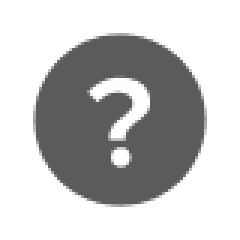
#> input picture src/assets/img/help.png, 80 x 80 px, found by its file name (shown 3 times larger)
$ python generate-sprite.py
#> lines starting #> are read from the running program, lines starting #| are printed output that depends on the picture
#!/usr/bin/env python
# -*- coding: utf-8 -*-
"""
自动生成雪碧图工具
将所有控制按钮图标合并成一张雪碧图，并生成对应的CSS代码
"""

import os
from PIL import Image
import json

# 配置
IMG_DIR = 'docs/assets/img'
OUTPUT_SPRITE = 'docs/assets/img/controls-sprite.png'
OUTPUT_CSS = 'docs/assets/css/sprite-generated.css'

# 需要合并的图标列表（按类别分组）
ICONS = {
    'help': [
        'help.png',
        'help_hover.png',
        'help_dark.png',
        'help_hover_dark.png'
    ],
    'play': [
        'play_Default.png',
        'play_hover.png',
        'play_press.png',
        'play_Default_dark.png',
        'play_hover_dark.png',
        'play_press_dark.png'
    ],
    'stop': [
        'stop_Default.png',
        'stop_hover.png',
        'stop_press.png',
        'stop_Default_dark.png',
        'stop_hover_dark.png',
        'stop_press_dark.png'
    ],
    'mute': [
        'mute_Default.png',
        'mute_hover.png',
        'mute_press.png',
        'mute_on_Default.png',
        'mute_on_hover.png',
        'mute_on_press.png',
        'mute_disabled.png',
        'mute_Default_dark.png',
        'mute_hover_dark.png',
        'mute_press_dark.png',
        'mute_on_Default_dark.png',
        'mute_on_hover_dark.png',
        'mute_on_press_dark.png',
        'mute_disabled_dark.png'
    ],
    'zoom': [
        'zoom_in.png',
        'zoom_in_hover.png',
        'zoom_out.png',
        'zoom_out_hover.png',
        'zoom_in_dark.png',
        'zoom_in_hover_dark.png',
        'zoom_out_dark.png',
        'zoom_out_hover_dark.png'
    ],
    'one2one': [
        'one2one.png',
        'one2one_hover.png',
        'one2one_dark.png',
        'one2one_hover_dark.png'
    ],
    'contain': [
        'contain.png',
        'contain_hover.png',
        'contain_dark.png',
        'contain_hover_dark.png'
    ],
    'recover': [
        'recover.png',
        'recover_dark.png',
    ],
    'close': [
        'close.png',
        'close_dark.png',
    ],
    'back': [
        'back.png',
        'back_dark.png',
    ],
    'minimize': [
        'minimize.png',
        'minimize_hover.png',
        'minimize_dark.png',
        'minimize_hover_dark.png',
    ],
    'maximize': [
        'maximize.png',
        'maximize_hover.png',
        'maximize_dark.png',
        'maximize_hover_dark.png',
    ],
    'mini_play': [
        'mini_play.png',
        'mini_play_hover.png',
        'mini_play_dark.png',
        'mini_play_hover_dark.png',
    ],
    'mini_stop': [
        'mini_stop.png',
        'mini_stop_hover.png',
        'mini_stop_dark.png',
        'mini_stop_hover_dark.png',
    ],
    'mini_mute': [
        'mini_mute.png',
        'mini_mute_hover.png',
        'mini_mute_dark.png',
        'mini_mute_hover_dark.png',
        'mini_mute_disabled.png',
        'mini_mute_disabled_dark.png',
        'mini_mute_on.png',
        'mini_mute_on_hover.png',
        'mini_mute_on_dark.png',
        'mini_mute_on_hover_dark.png',
    ],
    'AI_img': [
        'AI_img.png',
        'AI_img_hover.png',
        'AI_img_dark.png',
        'AI_img_hover_dark.png',
    ]
}


def generate_sprite():
    """生成雪碧图"""
    print("🎨 开始生成雪碧图...")

    # 收集所有图标文件
    all_icons = []
    icon_positions = {}

    for category, icons in ICONS.items():
        for icon in icons:
            icon_path = os.path.join(IMG_DIR, icon)
            if os.path.exists(icon_path):
                all_icons.append((icon, icon_path))
            else:
                print(f"⚠️  图标不存在: {icon}")

    if not all_icons:
        print("❌ 没有找到任何图标文件")
        return False

    print(f"✅ 找到 {len(all_icons)} 个图标文件")

    # 获取图标尺寸（假设所有图标尺寸一致或分类一致）
    first_img = Image.open(all_icons[0][1])
#> first_img is the input picture: PIL image 80x80 RGBA; mean R, G, B, A 43.3, 43.3, 43.3, 102.2
    icon_width = first_img.width
#> icon_width = 80
    icon_height = first_img.height
#> icon_height = 80
    first_img.close()

    print(f"📐 图标尺寸: {icon_width}x{icon_height}px")
#| 📐 图标尺寸: 80x80px

    # 计算雪碧图尺寸（横向排列，每行10个）
    icons_per_row = 10
    rows = (len(all_icons) + icons_per_row - 1) // icons_per_row
    sprite_width = icon_width * icons_per_row
#> sprite_width = 800
    sprite_height = icon_height * rows
#> sprite_height = 80

    print(
        f"📊 雪碧图尺寸: {sprite_width}x{sprite_height}px ({icons_per_row}列 x {rows}行)")
#| 📊 雪碧图尺寸: 800x80px (10列 x 1行)

    # 创建雪碧图
    sprite = Image.new('RGBA', (sprite_width, sprite_height), (0, 0, 0, 0))
#> sprite: PIL image 800x80 RGBA; every value is 0

    # 粘贴图标并记录位置
    for idx, (icon_name, icon_path) in enumerate(all_icons):
        img = Image.open(icon_path)

        # 确保图像模式为RGBA，保持透明通道
        if img.mode != 'RGBA':
            img = img.convert('RGBA')

        # 计算位置
        col = idx % icons_per_row
        row = idx // icons_per_row
        x = col * icon_width
#> x = 0
        y = row * icon_height
#> y = 0

        # 直接粘贴原始尺寸，不做任何缩放或重采样
        sprite.paste(img, (x, y), img)
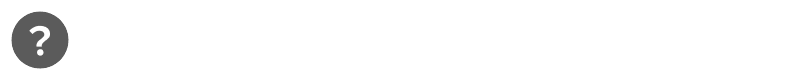
#> sprite: PIL image 800x80 RGBA; mean R, G, B, A 4.2, 4.2, 4.2, 10.1; transparent parts drawn white
        img.close()

        # 记录位置（CSS 使用负值）
        icon_positions[icon_name] = {
            'x': -x,
            'y': -y,
            'width': icon_width,
            'height': icon_height
        }

        print(f"  📍 {icon_name}: ({x}px, {y}px)")
#|   📍 help.png: (0px, 0px)
#> pass 2 of the loop in generate_sprite, `for idx, (icon_name, icon_path) in enumerate(all_icons):`:
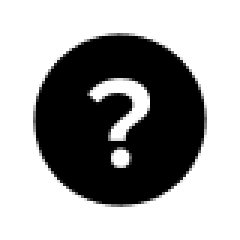
#> input picture src/assets/img/help_hover.png, 80 x 80 px, found by its file name (shown 3 times larger)
#> in generate_sprite, img is the input picture: PIL image 80x80 RGBA; mean R, G, B, A 8.5, 8.5, 8.5, 102.2
#> in generate_sprite, `sprite.paste(img, (x, y), img)`:
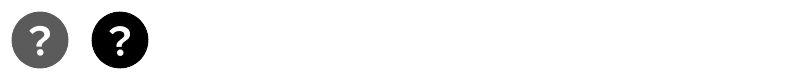
#> sprite: PIL image 800x80 RGBA; mean R, G, B, A 5, 5, 5, 20.2; transparent parts drawn white
#|   📍 help_hover.png: (80px, 0px)
#> pass 3 of the loop in generate_sprite, `for idx, (icon_name, icon_path) in enumerate(all_icons):`:
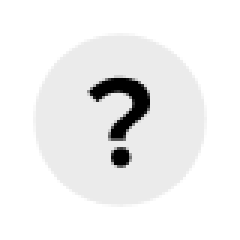
#> input picture src/assets/img/help_dark.png, 80 x 80 px, found by its file name (shown 3 times larger)
#> in generate_sprite, img is the input picture: PIL image 80x80 RGBA; mean R, G, B, A 89.9, 89.9, 89.9, 102.2
#> in generate_sprite, `sprite.paste(img, (x, y), img)`:
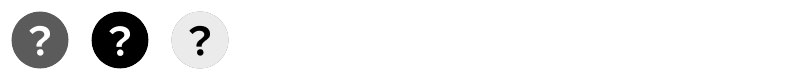
#> sprite: PIL image 800x80 RGBA; mean R, G, B, A 13.7, 13.7, 13.7, 30.3; transparent parts drawn white
#|   📍 help_dark.png: (160px, 0px)
#> the loop made 6 passes; the first 3 are shown

    # 保存雪碧图（不压缩，保持最高质量）
    sprite.save(OUTPUT_SPRITE, 'PNG', compress_level=0)
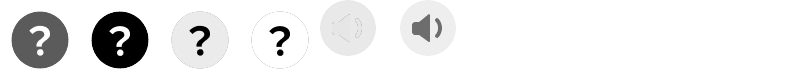
#> saved as controls-sprite.png: PIL image 800x80 RGBA; mean R, G, B, A 28, 28, 28, 45; transparent parts drawn white
    print(f"✅ 雪碧图已保存: {OUTPUT_SPRITE}")

    # 生成CSS
    generate_css(icon_positions, icon_width, icon_height)

    # 保存位置信息为JSON（方便调试）
    json_path = OUTPUT_SPRITE.replace('.png', '.json')
    with open(json_path, 'w', encoding='utf-8') as f:
        json.dump(icon_positions, f, indent=2, ensure_ascii=False)
    print(f"✅ 位置信息已保存: {json_path}")

    return True


def generate_css(positions, width, height):
    """生成CSS代码"""
#> called with width = 80, height = 80
    print("\n🎨 生成CSS代码...")

    css_lines = [
        "/* 自动生成的雪碧图样式 - 请勿手动编辑 */",
        "/* 生成时间: " +
        __import__('datetime').datetime.now().strftime(
            '%Y-%m-%d %H:%M:%S') + " */",
        "",
        "/* 雪碧图基础样式 */",
        ".sprite-icon {",
        f"  background-image: url('../img/controls-sprite.png');",
        "  background-repeat: no-repeat;",
        "  display: inline-block;",
        "}",
        ""
    ]

    # 按类别生成CSS
    for category, icons in ICONS.items():
        css_lines.append(f"/* {category.upper()} 图标 */")

        for icon_name in icons:
            if icon_name not in positions:
                continue

            pos = positions[icon_name]
            class_name = icon_name.replace('.png', '').replace('_', '-')

            css_lines.append(f".sprite-{class_name} {{")
            css_lines.append(
                f"  background-position: {pos['x']}px {pos['y']}px;")
            css_lines.append(f"  width: {pos['width']}px;")
            css_lines.append(f"  height: {pos['height']}px;")
            css_lines.append("}")

        css_lines.append("")

    # 添加使用示例
    css_lines.extend([
        "/* 使用示例：",
        " * 播放按钮:",
        " * .play-btn {",
        " *   background-image: url('../img/controls-sprite.png');",
        " *   background-position: -0px -0px;  // play_Default.png的位置",
        " *   width: 28px;",
        " *   height: 28px;",
        " * }",
        " * ",
        " * 或者使用 sprite-play-Default 类名",
        " */"
    ])

    css_content = '\n'.join(css_lines)

    with open(OUTPUT_CSS, 'w', encoding='utf-8') as f:
        f.write(css_content)

    print(f"✅ CSS已生成: {OUTPUT_CSS}")
    print("\n💡 提示: 请将生成的CSS整合到 styles.css 中")


if __name__ == '__main__':
    try:
        success = generate_sprite()
        if success:
            print("\n🎉 雪碧图生成成功！")
            print("\n📝 下一步:")
            print("1. 查看生成的雪碧图: docs/assets/img/controls-sprite.png")
            print("2. 查看生成的CSS: docs/assets/css/sprite-generated.css")
            print("3. 将CSS样式整合到项目中")
        else:
            print("\n❌ 雪碧图生成失败")
    except Exception as e:
        print(f"\n❌ 错误: {e}")
        import traceback
        traceback.print_exc()
